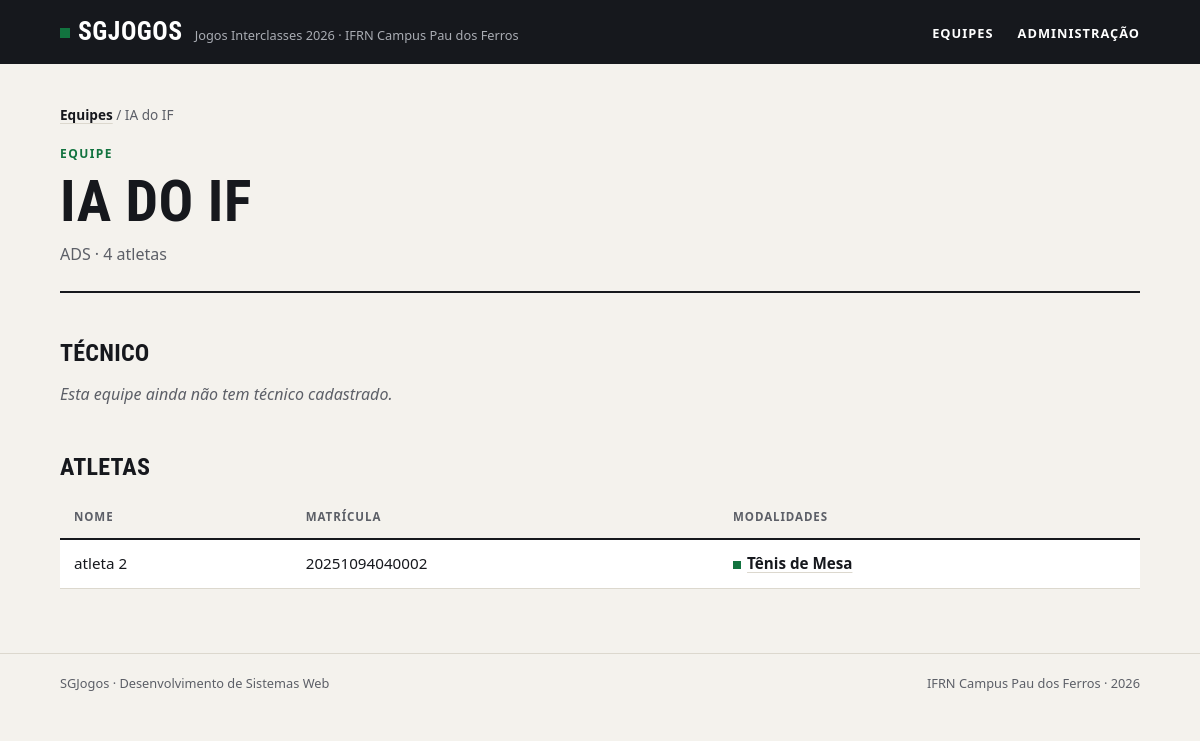
The app's page /equipe/4 with its own data.
### jogos/models.py (models this page shows, shortened)
class Equipe(models.Model):
    nome = models.CharField(max_length=100, unique=True)
    curso = models.CharField(max_length=100)
    cor = models.CharField(max_length=7)
    criada_em = models.DateTimeField(auto_now_add=True)
    class Meta:
        verbose_name = "Equipe"
        verbose_name_plural = "Equipes"
        ordering = ['nome']

class Atleta(models.Model):
    nome = models.CharField(max_length=100)
    matricula = models.CharField(max_length=14, unique=True)
    data_nascimento = models.DateField()
    equipe = models.ForeignKey(Equipe, on_delete=models.PROTECT, related_name="atletas")
    modalidade = models.ManyToManyField(Modalidade, related_name="atleta", blank=True)
    class Meta:
        verbose_name = "Atleta"
        verbose_name_plural = "Atletas"
        ordering = ['nome']

class Modalidade(models.Model):
    ESCOLHA_TIPO = {
    "coletiva": "coletiva",
    "individual": "individual"
    }
    nome = models.CharField(max_length=100, unique=True)
    tipo = models.CharField(max_length=12, choices=ESCOLHA_TIPO)
    max_atletas = models.PositiveIntegerField()
    class Meta:
        verbose_name = "Modalidade"
        verbose_name_plural = "Modalidades"
        ordering = ['nome']

### jogos/views.py (the view)
# urls.py: path('equipe/<int:id>', views.equipe, name="equipe"),
def equipe(request, id):
    equipe = get_object_or_404(Equipe, pk=id)
    context = {
        "equipe": equipe
    }
    return render(request, 'jogos/equipe.html', context)

### jogos/templates/jogos/equipe.html (shortened to what this page needs)
{% extends 'base.html' %}
{% block content %}
    <main class="conteudo">
        <nav class="trilha"><a href="{% url 'index' %}">Equipes</a> / {{equipe.nome}}</nav>
        <header class="topo">
            <span class="sobretitulo">Equipe</span>
            <h1>{{equipe.nome}}</h1>
            <p class="descricao">{{equipe.curso }} · 4 atletas</p>
        </header>
        <h2>Técnico</h2>
        {% if equipe.tecnico %}
            <dl class="numeros ficha">
                <div>
                    <dt>Nome</dt>
                    <dd>{{equipe.tecnico.nome}}</dd>
                </div>
                <div>
                    <dt>E-mail</dt>
                    <dd>{{equipe.tecnico.email}}</dd>
                </div>
                <div>
                    <dt>Telefone</dt>
                    <dd>{{equipe.tecnico.telefone}}</dd>
                </div>
            </dl>
        {% else %}
           <p class="aviso">Esta equipe ainda não tem técnico cadastrado.</p>
        {% endif %}
        <h2>Atletas</h2>
        <div class="tabela">
            <table>
                <thead>
                    <tr>
                        <th>Nome</th>
                        <th>Matrícula</th>
                        <th>Modalidades</th>
                    </tr>
                </thead>
                <tbody>
                    {% for atleta in equipe.atletas.all %}
                        <tr>
                            <td>{{atleta.nome}}</td>
                            <td>{{atleta.matricula}}</td>
                            <td>
                                <ul class="modalidades">
                                    {% for modalidade in atleta.modalidade.all %}
                                        <li><a href="{% url 'modalidade' modalidade.id %}">{{modalidade.nome}}</a></li>
                                    {% endfor %}
                                </ul>
                            </td>
                        </tr>
                    {% empty %}
                        <tr><td class="vazio" colspan="3">Nenhum atleta inscrito.</td></tr>
                    {% endfor %}
                </tbody>
            </table>
        </div>
    </main>
{% endblock %}

### jogos/static/css/style.css (style rules this page uses)
:root { --papel: #f4f2ed; --branco: #ffffff; --tinta: #16181d; --tinta-suave: #5c5f67; --linha: #dcd8ce; --verde: #12733f; --verde-claro: #e2efe6; --fonte-texto: system-ui, -apple-system, "Segoe UI", Roboto, Ubuntu, "Helvetica Neue", Arial, sans-serif; --fonte-titulo: "Bahnschrift SemiCondensed", "Bahnschrift", "Avenir Next Condensed", "Roboto Condensed", "Ubuntu Condensed", "Arial Narrow", var(--fonte-texto); }
*, *::before, *::after { box-sizing: border-box; }
* { margin: 0; padding: 0; }
body { min-height: 100vh; display: flex; flex-direction: column; background: var(--papel); color: var(--tinta); font-family: var(--fonte-texto); font-size: 1rem; line-height: 1.55; -webkit-font-smoothing: antialiased; }
a { color: inherit; }
ul { list-style: none; }
h1, h2, h3 { font-family: var(--fonte-titulo); font-stretch: condensed; font-weight: 700; line-height: 1.05; text-transform: uppercase; letter-spacing: 0.01em; }
.conteudo { width: 100%; max-width: 1120px; margin: 0 auto; padding: 0 20px; }
main.conteudo { flex: 1; padding-top: 40px; padding-bottom: 64px; }
.topo { padding-bottom: 24px; margin-bottom: 32px; border-bottom: 2px solid var(--tinta); }
.sobretitulo { display: block; margin-bottom: 8px; color: var(--verde); font-size: 0.75rem; font-weight: 700; letter-spacing: 0.12em; text-transform: uppercase; }
h1 { font-size: clamp(2.2rem, 6vw, 3.6rem); }
.descricao { max-width: 60ch; margin-top: 10px; color: var(--tinta-suave); }
h2 { margin: 48px 0 16px; font-size: 1.5rem; }
.trilha { margin-bottom: 20px; color: var(--tinta-suave); font-size: 0.85rem; }
.trilha a { color: var(--tinta); font-weight: 600; text-decoration-color: var(--linha); text-underline-offset: 3px; }
.aviso { color: var(--tinta-suave); font-style: italic; }
.tabela { overflow-x: auto; }
table { width: 100%; border-collapse: collapse; background: var(--branco); font-size: 0.95rem; font-variant-numeric: tabular-nums; }
th, td { padding: 12px 14px; border-bottom: 1px solid var(--linha); text-align: left; vertical-align: top; }
th { border-bottom: 2px solid var(--tinta); background: var(--papel); color: var(--tinta-suave); font-size: 0.72rem; font-weight: 700; letter-spacing: 0.08em; text-transform: uppercase; }
td a { font-weight: 600; text-decoration-color: var(--linha); text-underline-offset: 3px; }
.modalidades { display: flex; flex-wrap: wrap; gap: 4px 16px; }
.modalidades a::before { content: ""; display: inline-block; width: 8px; height: 8px; margin-right: 6px; background: var(--verde); }

### records on screen
Equipe: nome "IA do IF", nome "IA DO IF", curso "ADS"
Atleta: nome "atleta 2", matricula "20251094040002"
Modalidade: nome "Tênis de Mesa"
